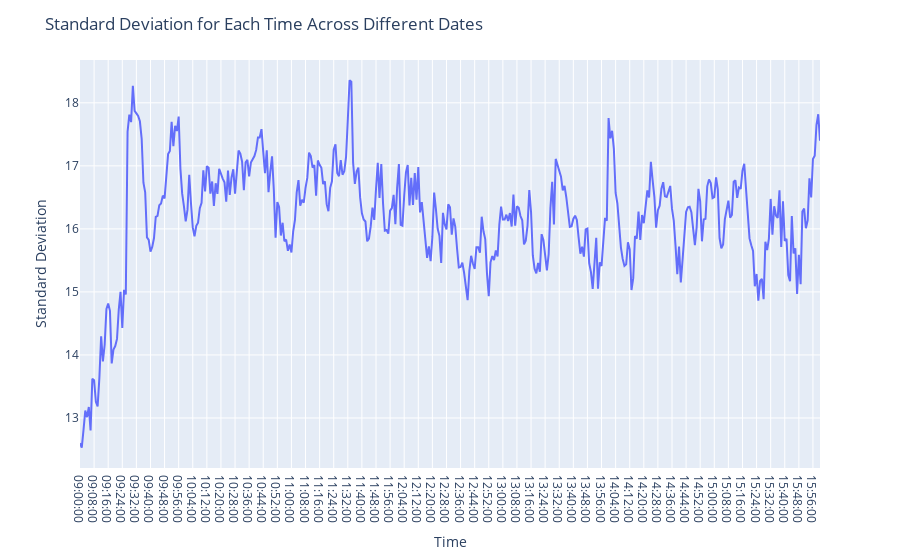

The notebook cell this image was saved under:
### Code cell
import plotly.express as px

# Assuming reshaped_df is your reshaped DataFrame from the previous step

# Calculate standard deviation along rows (axis=1)
reshaped_df['std_dev'] = reshaped_df.std(axis=1)

# Plotting standard deviation
fig = px.line(reshaped_df, x=reshaped_df.index, y='std_dev', line_shape='linear', render_mode='svg')

# Setting labels and title
fig.update_layout(
    xaxis_title='Time',
    yaxis_title='Standard Deviation',
    title='Standard Deviation of RSI across the day, market hours'
)

# Show the plot
fig.show()

### Figure 1 — Plotly figure (JSON) as saved in the notebook; plotly's stock layout.template omitted (floating-point values rounded to 4 significant figures; data arrays with more than 128 entries replaced by an {"elided": "..."} marker saying what was removed)
{"data": [{"hovertemplate": "time=%{x}<br>std_dev=%{y}<extra></extra>", "legendgroup": "", "line": {"color": "#636efa", "dash": "solid", "shape": "linear"}, "marker": {"symbol": "circle"}, "mode": "lines", "name": "", "orientation": "v", "showlegend": false, "type": "scatter", "x": {"elided": "421 str values"}, "xaxis": "x", "y": {"elided": "421 float values"}, "yaxis": "y"}], "layout": {"legend": {"tracegroupgap": 0}, "margin": {"t": 60}, "title": {"text": "Standard Deviation for Each Time Across Different Dates"}, "xaxis": {"anchor": "y", "domain": [0, 1], "title": {"text": "Time"}}, "yaxis": {"anchor": "x", "domain": [0, 1], "title": {"text": "Standard Deviation"}}}}
